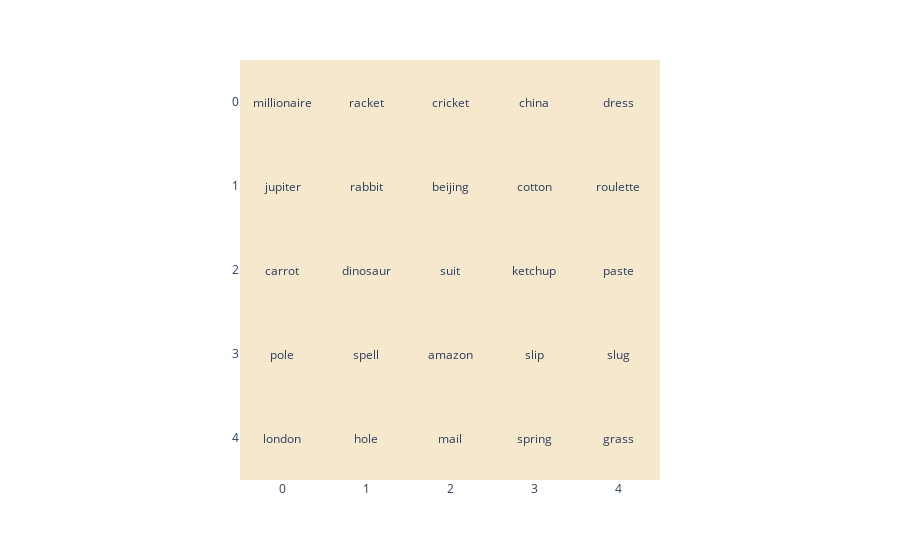
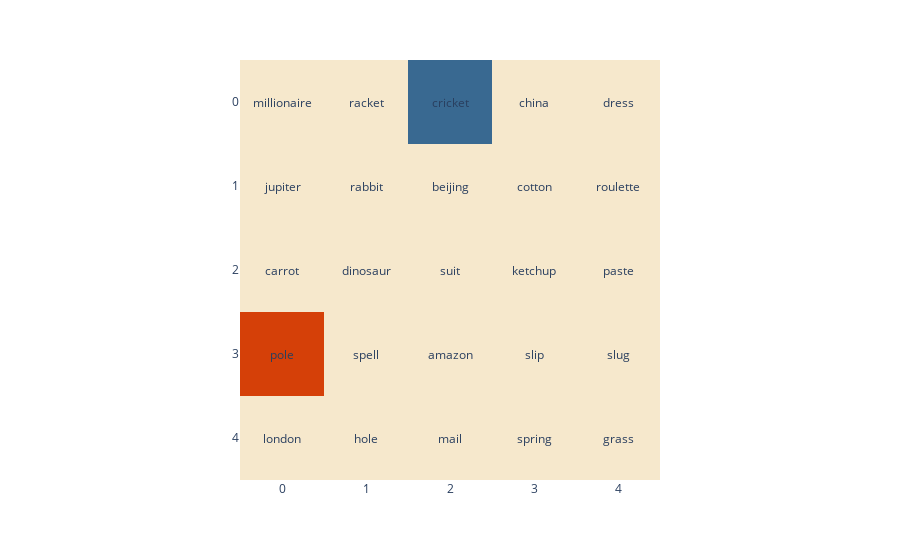
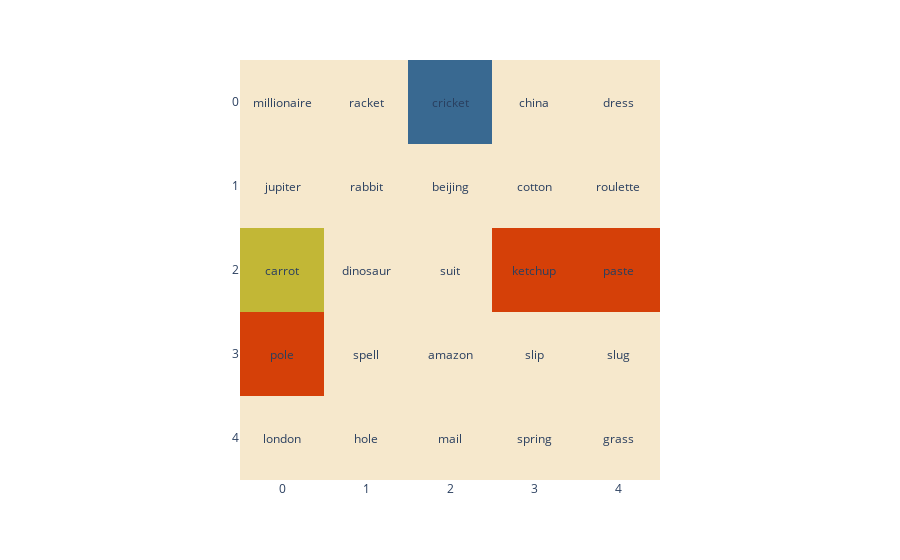
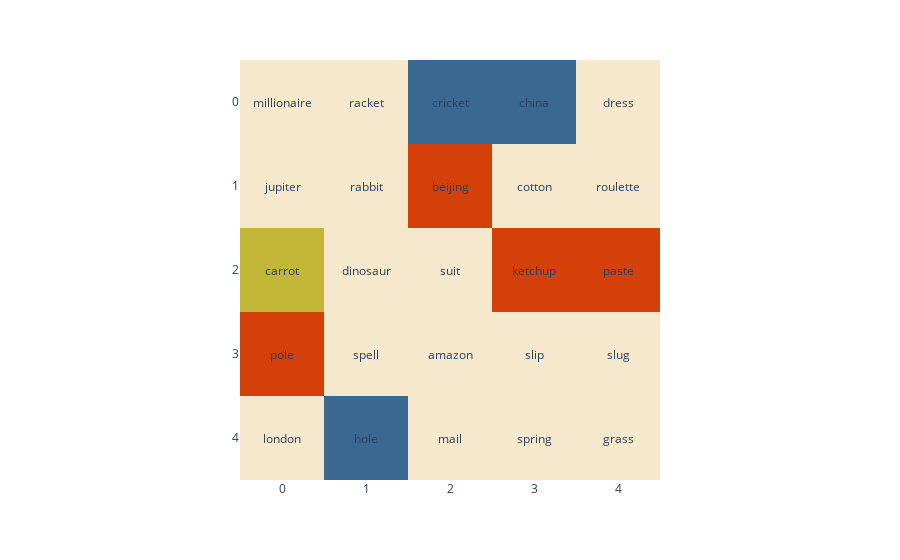

Write notebook code for charts like these, in order.
### Code cell
codenames_game = CodenamesGame(words_loc="codenames/words.txt")
all_cards, _, _, _, _, _, _ = get_game_data(codenames_game, model)
assassin_weight = -1
enemy_weight = -1
neutral_weight = -1
ally_weight = 5
risk_weight = 5
clue_score_threshold = 0.3
one_word_clues = False


while not codenames_game.winning_team:
    (
        cards,
        ally_cards,
        enemy_cards,
        neutral_cards,
        assassin_card,
        spymaster_map,
        team,
    ) = get_game_data(codenames_game, model)
    draw_board(all_cards, spymaster_map, codenames_game.revealed)
    print(f"It's {team}'s turn!")
    #     print(f"{team}'s cards are {ally_cards}")
    enemy_team = "blue" if team == "red" else "red"

    word_combos, vector_combos = create_word_combinations_matrices(
        ally_cards, model, default_max_combo=9, one_word_clues=one_word_clues
    )
    word_combo_clue_dict = get_most_similar_vectors_for_combos(
        word_combos, cards, negative_cards=[assassin_card], topn=10
    )
    print(
        f"Spymaster is looking at {len(list(word_combo_clue_dict.keys()))} possible clues"
    )
    clue_tuples = create_clue_tuples(word_combo_clue_dict, model)

    clue_df = create_clue_df(clue_tuples, cards)

    best_clue, weighted_df = calculate_best_clue(
        clue_df,
        spymaster_map,
        ally_cards,
        enemy_cards,
        neutral_cards,
        assassin_card,
        assassin_weight=assassin_weight,
        enemy_weight=enemy_weight,
        neutral_weight=ally_weight,
        ally_weight=ally_weight,
        risk_weight=risk_weight,
        clue_score_threshold=clue_score_threshold,
        with_normalisation=True,
    )

    if not one_word_clues and weighted_df.actual_combo_length.max() > 1:
        weighted_df = weighted_df[weighted_df.actual_combo_length > 1]
    else:
        weighted_df = weighted_df[weighted_df.actual_combo_length >= 1]

    # Removing any clue duplicates (where there were multiple intended combos but the amended combos are identical)
    weighted_df = (
        weighted_df.reset_index()
        .drop_duplicates(subset=["clue", "weighted_score", "actual_combo_length"],)
        .sort_values(["weighted_score"], ascending=False)
    )
    weighted_df.reset_index(inplace=True)
    best_clue_idx = weighted_df.weighted_score.argmax()
    best_clue_row = weighted_df.loc[best_clue_idx]
    clue = best_clue_row["clue"]
    clue_number = best_clue_row["actual_combo_length"]
    print(f"{team} spymaster gives clue: {clue}, {clue_number}")
    remaining_cards = cards.copy()
    while (
        team == codenames_game.current_team and codenames_game.round_score < clue_number
    ):
        # If word not in vocab, none or special "I don't fucking know"
        guess = model.most_similar_to_given(clue, remaining_cards)
        codenames_game.make_guess(guess.upper())
        remaining_cards.remove(guess)
        print(f"{team} team guesses: {guess}")
        correct = codenames_game.current_team == team
        if correct:
            print(f"Correct! Round score is {codenames_game.round_score}")
        else:
            print(f"Dang! Guesser missed the mark")
        if codenames_game.round_score == clue_number:
            codenames_game.next_turn()

print(f"{codenames_game.winning_team} team won!!")

### Figure 1 — Plotly figure (JSON) as saved in the notebook; plotly's stock layout.template omitted (floating-point values rounded to 4 significant figures)
{"data": [{"hovertemplate": "x: %{x}<br>y: %{y}<br>color: %{z}<extra></extra>", "type": "image", "z": [[[246, 232, 204, 0.25], [246, 232, 204, 0.25], [246, 232, 204, 0.25], [246, 232, 204, 0.25], [246, 232, 204, 0.25]], [[246, 232, 204, 0.25], [246, 232, 204, 0.25], [246, 232, 204, 0.25], [246, 232, 204, 0.25], [246, 232, 204, 0.25]], [[246, 232, 204, 0.25], [246, 232, 204, 0.25], [246, 232, 204, 0.25], [246, 232, 204, 0.25], [246, 232, 204, 0.25]], [[246, 232, 204, 0.25], [246, 232, 204, 0.25], [246, 232, 204, 0.25], [246, 232, 204, 0.25], [246, 232, 204, 0.25]], [[246, 232, 204, 0.25], [246, 232, 204, 0.25], [246, 232, 204, 0.25], [246, 232, 204, 0.25], [246, 232, 204, 0.25]]], "zmax": [255, 255, 255, 1]}], "layout": {"annotations": [{"showarrow": false, "text": "millionaire", "x": 0, "y": 0}, {"showarrow": false, "text": "racket", "x": 1, "y": 0}, {"showarrow": false, "text": "cricket", "x": 2, "y": 0}, {"showarrow": false, "text": "china", "x": 3, "y": 0}, {"showarrow": false, "text": "dress", "x": 4, "y": 0}, {"showarrow": false, "text": "jupiter", "x": 0, "y": 1}, {"showarrow": false, "text": "rabbit", "x": 1, "y": 1}, {"showarrow": false, "text": "beijing", "x": 2, "y": 1}, {"showarrow": false, "text": "cotton", "x": 3, "y": 1}, {"showarrow": false, "text": "roulette", "x": 4, "y": 1}, {"showarrow": false, "text": "carrot", "x": 0, "y": 2}, {"showarrow": false, "text": "dinosaur", "x": 1, "y": 2}, {"showarrow": false, "text": "suit", "x": 2, "y": 2}, {"showarrow": false, "text": "ketchup", "x": 3, "y": 2}, {"showarrow": false, "text": "paste", "x": 4, "y": 2}, {"showarrow": false, "text": "pole", "x": 0, "y": 3}, {"showarrow": false, "text": "spell", "x": 1, "y": 3}, {"showarrow": false, "text": "amazon", "x": 2, "y": 3}, {"showarrow": false, "text": "slip", "x": 3, "y": 3}, {"showarrow": false, "text": "slug", "x": 4, "y": 3}, {"showarrow": false, "text": "london", "x": 0, "y": 4}, {"showarrow": false, "text": "hole", "x": 1, "y": 4}, {"showarrow": false, "text": "mail", "x": 2, "y": 4}, {"showarrow": false, "text": "spring", "x": 3, "y": 4}, {"showarrow": false, "text": "grass", "x": 4, "y": 4}], "margin": {"t": 60}}}

### Figure 2 — Plotly figure (JSON) as saved in the notebook; plotly's stock layout.template omitted (floating-point values rounded to 4 significant figures)
{"data": [{"hovertemplate": "x: %{x}<br>y: %{y}<br>color: %{z}<extra></extra>", "type": "image", "z": [[[246, 232, 204, 0.25], [246, 232, 204, 0.25], [57, 105, 145, 0.25], [246, 232, 204, 0.25], [246, 232, 204, 0.25]], [[246, 232, 204, 0.25], [246, 232, 204, 0.25], [246, 232, 204, 0.25], [246, 232, 204, 0.25], [246, 232, 204, 0.25]], [[246, 232, 204, 0.25], [246, 232, 204, 0.25], [246, 232, 204, 0.25], [246, 232, 204, 0.25], [246, 232, 204, 0.25]], [[213, 64, 8, 0.25], [246, 232, 204, 0.25], [246, 232, 204, 0.25], [246, 232, 204, 0.25], [246, 232, 204, 0.25]], [[246, 232, 204, 0.25], [246, 232, 204, 0.25], [246, 232, 204, 0.25], [246, 232, 204, 0.25], [246, 232, 204, 0.25]]], "zmax": [255, 255, 255, 1]}], "layout": {"annotations": [{"showarrow": false, "text": "millionaire", "x": 0, "y": 0}, {"showarrow": false, "text": "racket", "x": 1, "y": 0}, {"showarrow": false, "text": "cricket", "x": 2, "y": 0}, {"showarrow": false, "text": "china", "x": 3, "y": 0}, {"showarrow": false, "text": "dress", "x": 4, "y": 0}, {"showarrow": false, "text": "jupiter", "x": 0, "y": 1}, {"showarrow": false, "text": "rabbit", "x": 1, "y": 1}, {"showarrow": false, "text": "beijing", "x": 2, "y": 1}, {"showarrow": false, "text": "cotton", "x": 3, "y": 1}, {"showarrow": false, "text": "roulette", "x": 4, "y": 1}, {"showarrow": false, "text": "carrot", "x": 0, "y": 2}, {"showarrow": false, "text": "dinosaur", "x": 1, "y": 2}, {"showarrow": false, "text": "suit", "x": 2, "y": 2}, {"showarrow": false, "text": "ketchup", "x": 3, "y": 2}, {"showarrow": false, "text": "paste", "x": 4, "y": 2}, {"showarrow": false, "text": "pole", "x": 0, "y": 3}, {"showarrow": false, "text": "spell", "x": 1, "y": 3}, {"showarrow": false, "text": "amazon", "x": 2, "y": 3}, {"showarrow": false, "text": "slip", "x": 3, "y": 3}, {"showarrow": false, "text": "slug", "x": 4, "y": 3}, {"showarrow": false, "text": "london", "x": 0, "y": 4}, {"showarrow": false, "text": "hole", "x": 1, "y": 4}, {"showarrow": false, "text": "mail", "x": 2, "y": 4}, {"showarrow": false, "text": "spring", "x": 3, "y": 4}, {"showarrow": false, "text": "grass", "x": 4, "y": 4}], "margin": {"t": 60}}}

### Figure 3 — Plotly figure (JSON) as saved in the notebook; plotly's stock layout.template omitted (floating-point values rounded to 4 significant figures)
{"data": [{"hovertemplate": "x: %{x}<br>y: %{y}<br>color: %{z}<extra></extra>", "type": "image", "z": [[[246, 232, 204, 0.25], [246, 232, 204, 0.25], [57, 105, 145, 0.25], [246, 232, 204, 0.25], [246, 232, 204, 0.25]], [[246, 232, 204, 0.25], [246, 232, 204, 0.25], [246, 232, 204, 0.25], [246, 232, 204, 0.25], [246, 232, 204, 0.25]], [[194, 183, 54, 0.25], [246, 232, 204, 0.25], [246, 232, 204, 0.25], [213, 64, 8, 0.25], [213, 64, 8, 0.25]], [[213, 64, 8, 0.25], [246, 232, 204, 0.25], [246, 232, 204, 0.25], [246, 232, 204, 0.25], [246, 232, 204, 0.25]], [[246, 232, 204, 0.25], [246, 232, 204, 0.25], [246, 232, 204, 0.25], [246, 232, 204, 0.25], [246, 232, 204, 0.25]]], "zmax": [255, 255, 255, 1]}], "layout": {"annotations": [{"showarrow": false, "text": "millionaire", "x": 0, "y": 0}, {"showarrow": false, "text": "racket", "x": 1, "y": 0}, {"showarrow": false, "text": "cricket", "x": 2, "y": 0}, {"showarrow": false, "text": "china", "x": 3, "y": 0}, {"showarrow": false, "text": "dress", "x": 4, "y": 0}, {"showarrow": false, "text": "jupiter", "x": 0, "y": 1}, {"showarrow": false, "text": "rabbit", "x": 1, "y": 1}, {"showarrow": false, "text": "beijing", "x": 2, "y": 1}, {"showarrow": false, "text": "cotton", "x": 3, "y": 1}, {"showarrow": false, "text": "roulette", "x": 4, "y": 1}, {"showarrow": false, "text": "carrot", "x": 0, "y": 2}, {"showarrow": false, "text": "dinosaur", "x": 1, "y": 2}, {"showarrow": false, "text": "suit", "x": 2, "y": 2}, {"showarrow": false, "text": "ketchup", "x": 3, "y": 2}, {"showarrow": false, "text": "paste", "x": 4, "y": 2}, {"showarrow": false, "text": "pole", "x": 0, "y": 3}, {"showarrow": false, "text": "spell", "x": 1, "y": 3}, {"showarrow": false, "text": "amazon", "x": 2, "y": 3}, {"showarrow": false, "text": "slip", "x": 3, "y": 3}, {"showarrow": false, "text": "slug", "x": 4, "y": 3}, {"showarrow": false, "text": "london", "x": 0, "y": 4}, {"showarrow": false, "text": "hole", "x": 1, "y": 4}, {"showarrow": false, "text": "mail", "x": 2, "y": 4}, {"showarrow": false, "text": "spring", "x": 3, "y": 4}, {"showarrow": false, "text": "grass", "x": 4, "y": 4}], "margin": {"t": 60}}}

### Figure 4 — Plotly figure (JSON) as saved in the notebook; plotly's stock layout.template omitted (floating-point values rounded to 4 significant figures)
{"data": [{"hovertemplate": "x: %{x}<br>y: %{y}<br>color: %{z}<extra></extra>", "type": "image", "z": [[[246, 232, 204, 0.25], [246, 232, 204, 0.25], [57, 105, 145, 0.25], [57, 105, 145, 0.25], [246, 232, 204, 0.25]], [[246, 232, 204, 0.25], [246, 232, 204, 0.25], [213, 64, 8, 0.25], [246, 232, 204, 0.25], [246, 232, 204, 0.25]], [[194, 183, 54, 0.25], [246, 232, 204, 0.25], [246, 232, 204, 0.25], [213, 64, 8, 0.25], [213, 64, 8, 0.25]], [[213, 64, 8, 0.25], [246, 232, 204, 0.25], [246, 232, 204, 0.25], [246, 232, 204, 0.25], [246, 232, 204, 0.25]], [[246, 232, 204, 0.25], [57, 105, 145, 0.25], [246, 232, 204, 0.25], [246, 232, 204, 0.25], [246, 232, 204, 0.25]]], "zmax": [255, 255, 255, 1]}], "layout": {"annotations": [{"showarrow": false, "text": "millionaire", "x": 0, "y": 0}, {"showarrow": false, "text": "racket", "x": 1, "y": 0}, {"showarrow": false, "text": "cricket", "x": 2, "y": 0}, {"showarrow": false, "text": "china", "x": 3, "y": 0}, {"showarrow": false, "text": "dress", "x": 4, "y": 0}, {"showarrow": false, "text": "jupiter", "x": 0, "y": 1}, {"showarrow": false, "text": "rabbit", "x": 1, "y": 1}, {"showarrow": false, "text": "beijing", "x": 2, "y": 1}, {"showarrow": false, "text": "cotton", "x": 3, "y": 1}, {"showarrow": false, "text": "roulette", "x": 4, "y": 1}, {"showarrow": false, "text": "carrot", "x": 0, "y": 2}, {"showarrow": false, "text": "dinosaur", "x": 1, "y": 2}, {"showarrow": false, "text": "suit", "x": 2, "y": 2}, {"showarrow": false, "text": "ketchup", "x": 3, "y": 2}, {"showarrow": false, "text": "paste", "x": 4, "y": 2}, {"showarrow": false, "text": "pole", "x": 0, "y": 3}, {"showarrow": false, "text": "spell", "x": 1, "y": 3}, {"showarrow": false, "text": "amazon", "x": 2, "y": 3}, {"showarrow": false, "text": "slip", "x": 3, "y": 3}, {"showarrow": false, "text": "slug", "x": 4, "y": 3}, {"showarrow": false, "text": "london", "x": 0, "y": 4}, {"showarrow": false, "text": "hole", "x": 1, "y": 4}, {"showarrow": false, "text": "mail", "x": 2, "y": 4}, {"showarrow": false, "text": "spring", "x": 3, "y": 4}, {"showarrow": false, "text": "grass", "x": 4, "y": 4}], "margin": {"t": 60}}}
